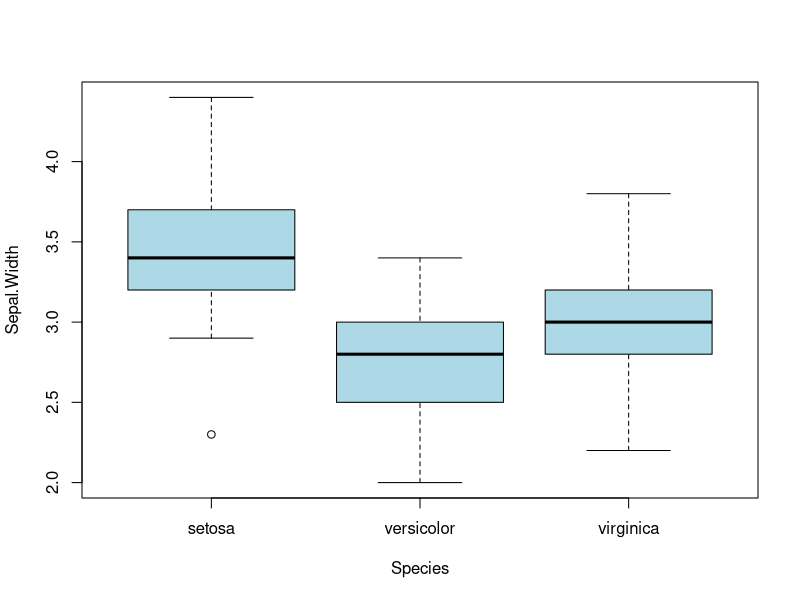
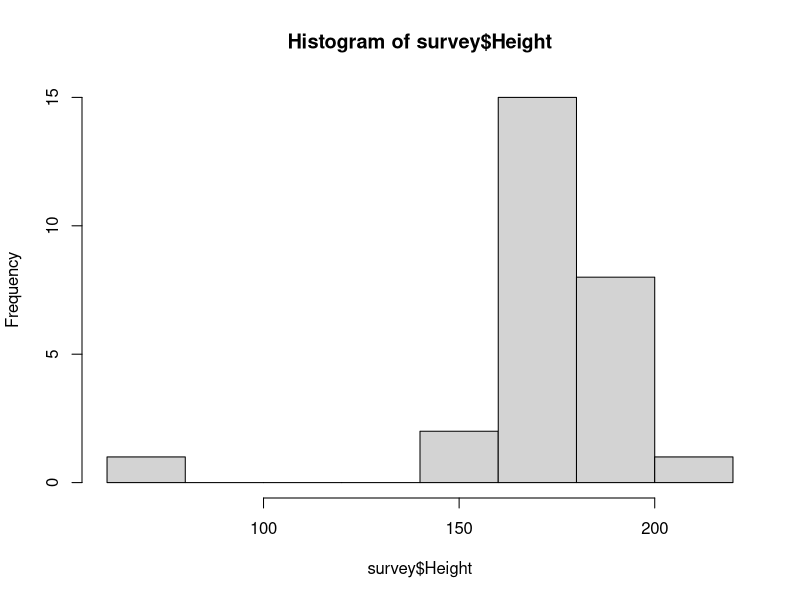

The R script that drew these images, in order:
# The R commands needed to complete the Section 1.3/R In-class Activity appear
#below. You will need to modify/edit them to answer your questions.

x<-c(2.1,3.5,2.2,6.5,1.8)
mean(x)
sd(x)

summary(mtcars$hp)
sort(mtcars$hp) #this might help to identify outliers

boxplot(Sepal.Width~Species, data = iris, col= "lightblue")


# If you've saved the MATH3320SP24Survey.csv file to your working directory, the
# the following code will import the data set and assign it the name 'survey'

survey<-read.csv("MATH3320SP24Survey.csv")
View(survey)

hist(survey$Height)


